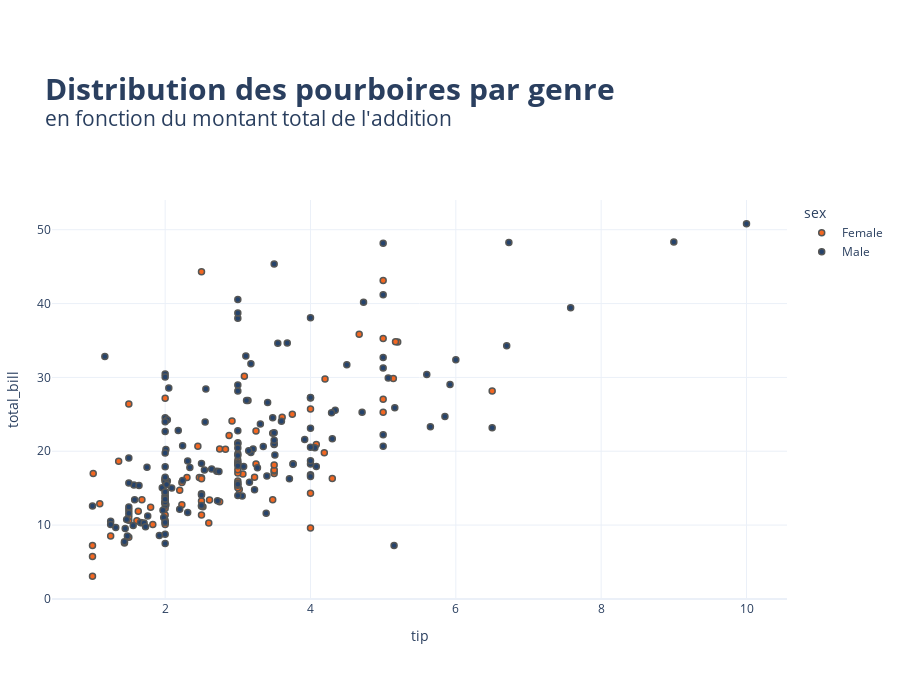

Here is the notebook cell this chart was saved with:
### Code cell
fig = px.scatter(df, x="tip", y="total_bill", color="sex", color_discrete_map=
                   {"Female": colors["ORANGE1"],
                    "Male": colors["BLUE1"]
                    })
fig.update_traces(marker_line_color=colors["GRAY3"], marker_line_width=1.5)
fig.update_layout(
    template="plotly_white",
    title=dict(
        text="<b>Distribution des pourboires par genre</b><br><sup>en fonction du montant total de l'addition</sup>",
        font_size=30,
        ),
    margin=dict(
        l=50,
        r=50,
        b=100,
        t=200
    ),
    width=900,
    height=700,
    showlegend=True)
fig.show()

### Figure 1 — Plotly figure (JSON) as saved in the notebook; plotly's stock layout.template omitted (floating-point values rounded to 4 significant figures; data arrays with more than 128 entries replaced by an {"elided": "..."} marker saying what was removed)
{"data": [{"hovertemplate": "sex=Female<br>tip=%{x}<br>total_bill=%{y}<extra></extra>", "legendgroup": "Female", "marker": {"color": "#F36721", "line": {"color": "#555655", "width": 1.5}, "symbol": "circle"}, "mode": "markers", "name": "Female", "orientation": "v", "showlegend": true, "type": "scatter", "x": [1.01, 3.61, 5.0, 3.02, 1.67, 3.5, 2.75, 2.23, 3.0, 3.0, 2.45, 3.07, 2.6, 5.2, 1.5, 2.47, 1.0, 3.0, 3.14, 5.0, 2.2, 1.83, 5.17, 1.0, 4.3, 3.25, 2.5, 3.0, 2.5, 3.48, 4.08, 4.0, 1.0, 4.0, 3.5, 1.5, 1.8, 2.92, 1.68, 2.52, 4.2, 2.0, 2.0, 2.83, 1.5, 2.0, 3.25, 1.25, 2.0, 2.0, 2.75, 3.5, 5.0, 2.3, 1.5, 1.36, 1.63, 5.14, 3.75, 2.61, 2.0, 3.0, 1.61, 2.0, 4.0, 3.5, 3.5, 4.19, 5.0, 2.0, 2.01, 2.0, 2.5, 3.23, 2.23, 2.5, 6.5, 1.1, 3.09, 3.48, 3.0, 2.5, 2.0, 2.88, 4.67, 2.0, 3.0], "xaxis": "x", "y": [16.99, 24.59, 35.26, 14.83, 10.33, 16.97, 20.29, 15.77, 19.65, 15.06, 20.69, 16.93, 10.29, 34.81, 26.41, 16.45, 3.07, 17.07, 26.86, 25.28, 14.73, 10.07, 34.83, 5.75, 16.32, 22.75, 11.35, 15.38, 44.3, 22.42, 20.92, 14.31, 7.25, 25.71, 17.31, 10.65, 12.43, 24.08, 13.42, 12.48, 29.8, 14.52, 11.38, 20.27, 11.17, 12.26, 18.26, 8.51, 10.33, 14.15, 13.16, 17.47, 27.05, 16.43, 8.35, 18.64, 11.87, 29.85, 25.0, 13.39, 16.21, 17.51, 10.59, 10.63, 9.6, 20.9, 18.15, 19.81, 43.11, 13.0, 12.74, 13.0, 16.4, 16.47, 12.76, 13.27, 28.17, 12.9, 30.14, 13.42, 15.98, 16.27, 10.09, 22.12, 35.83, 27.18, 18.78], "yaxis": "y"}, {"hovertemplate": "sex=Male<br>tip=%{x}<br>total_bill=%{y}<extra></extra>", "legendgroup": "Male", "marker": {"color": "#25436C", "line": {"color": "#555655", "width": 1.5}, "symbol": "circle"}, "mode": "markers", "name": "Male", "orientation": "v", "showlegend": true, "type": "scatter", "x": {"elided": "157 float values"}, "xaxis": "x", "y": {"elided": "157 float values"}, "yaxis": "y"}], "layout": {"height": 700, "legend": {"title": {"text": "sex"}, "tracegroupgap": 0}, "margin": {"b": 100, "l": 50, "r": 50, "t": 200}, "showlegend": true, "title": {"font": {"size": 30}, "text": "<b>Distribution des pourboires par genre</b><br><sup>en fonction du montant total de l'addition</sup>"}, "width": 900, "xaxis": {"anchor": "y", "domain": [0, 1], "title": {"text": "tip"}}, "yaxis": {"anchor": "x", "domain": [0, 1], "title": {"text": "total_bill"}}}}
